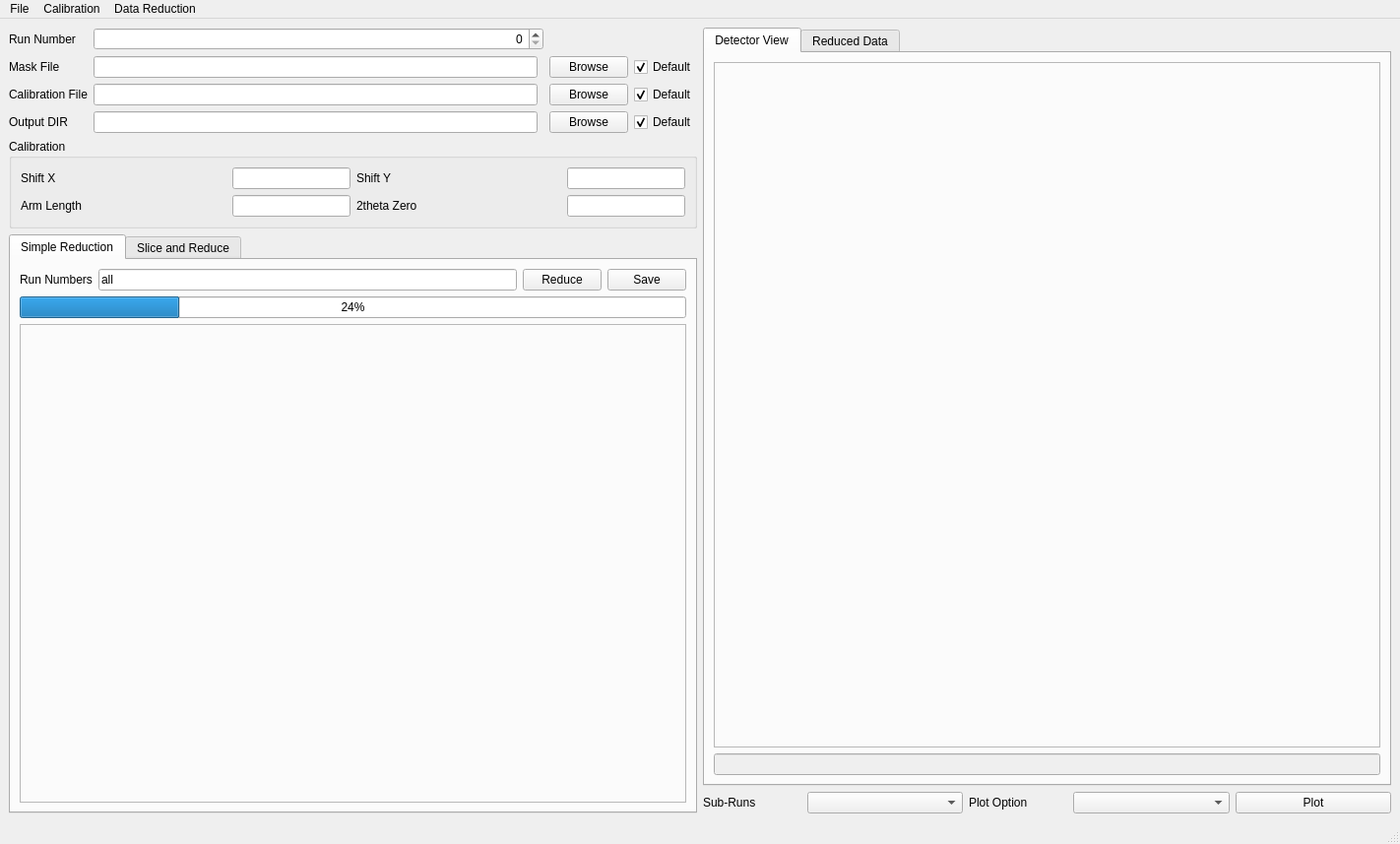
<?xml version="1.0" encoding="UTF-8"?>
<ui version="4.0">
 <class>MainWindow</class>
 <widget class="QMainWindow" name="MainWindow">
  <property name="geometry">
   <rect>
    <x>0</x>
    <y>0</y>
    <width>1422</width>
    <height>857</height>
   </rect>
  </property>
  <property name="windowTitle">
   <string>Data Manual Reduction</string>
  </property>
  <widget class="QWidget" name="centralwidget">
   <layout class="QHBoxLayout" name="horizontalLayout_3">
    <item>
     <layout class="QVBoxLayout" name="verticalLayout">
      <item>
       <layout class="QGridLayout" name="gridLayout">
        <item row="2" column="0">
         <widget class="QLabel" name="label_4">
          <property name="text">
           <string>Calibration File</string>
          </property>
         </widget>
        </item>
        <item row="3" column="0">
         <widget class="QLabel" name="label_5">
          <property name="text">
           <string>Output DIR</string>
          </property>
         </widget>
        </item>
        <item row="3" column="4">
         <widget class="QPushButton" name="pushButton_browseCalibrationFile">
          <property name="text">
           <string>Browse</string>
          </property>
         </widget>
        </item>
        <item row="2" column="4">
         <widget class="QPushButton" name="pushButton_browseOutputDir">
          <property name="text">
           <string>Browse</string>
          </property>
         </widget>
        </item>
        <item row="3" column="2">
         <widget class="QLineEdit" name="lineEdit_outputDirectory">
          <property name="sizePolicy">
           <sizepolicy hsizetype="Expanding" vsizetype="Fixed">
            <horstretch>0</horstretch>
            <verstretch>0</verstretch>
           </sizepolicy>
          </property>
         </widget>
        </item>
        <item row="2" column="2">
         <widget class="QLineEdit" name="lineEdit_calibrationFile">
          <property name="sizePolicy">
           <sizepolicy hsizetype="Expanding" vsizetype="Fixed">
            <horstretch>0</horstretch>
            <verstretch>0</verstretch>
           </sizepolicy>
          </property>
         </widget>
        </item>
        <item row="0" column="0">
         <widget class="QLabel" name="label_14">
          <property name="text">
           <string>Run Number</string>
          </property>
         </widget>
        </item>
        <item row="1" column="0">
         <widget class="QLabel" name="label">
          <property name="text">
           <string>Mask File</string>
          </property>
         </widget>
        </item>
        <item row="1" column="2">
         <widget class="QLineEdit" name="lineEdit_maskFile"/>
        </item>
        <item row="1" column="4">
         <widget class="QPushButton" name="pushButton_browseMaskFile">
          <property name="text">
           <string>Browse</string>
          </property>
         </widget>
        </item>
        <item row="0" column="2" colspan="2">
         <widget class="QSpinBox" name="spinBox_expNumber">
          <property name="layoutDirection">
           <enum>Qt::LeftToRight</enum>
          </property>
          <property name="alignment">
           <set>Qt::AlignRight|Qt::AlignTrailing|Qt::AlignVCenter</set>
          </property>
         </widget>
        </item>
        <item row="3" column="6">
         <widget class="QCheckBox" name="checkBox_defaultOutputDirectory">
          <property name="text">
           <string>Default</string>
          </property>
          <property name="checked">
           <bool>true</bool>
          </property>
         </widget>
        </item>
        <item row="2" column="6">
         <widget class="QCheckBox" name="checkBox_defaultMaskFile">
          <property name="text">
           <string>Default</string>
          </property>
          <property name="checked">
           <bool>true</bool>
          </property>
         </widget>
        </item>
        <item row="1" column="6">
         <widget class="QCheckBox" name="checkBox_defaultCalibrationFile">
          <property name="text">
           <string>Default</string>
          </property>
          <property name="checked">
           <bool>true</bool>
          </property>
         </widget>
        </item>
       </layout>
      </item>
      <item>
       <widget class="QGroupBox" name="groupBox">
        <property name="title">
         <string>Calibration</string>
        </property>
        <layout class="QGridLayout" name="gridLayout_2">
         <item row="0" column="1">
          <widget class="QLineEdit" name="lineEdit_17">
           <property name="sizePolicy">
            <sizepolicy hsizetype="Preferred" vsizetype="Fixed">
             <horstretch>0</horstretch>
             <verstretch>0</verstretch>
            </sizepolicy>
           </property>
           <property name="maximumSize">
            <size>
             <width>120</width>
             <height>16777215</height>
            </size>
           </property>
          </widget>
         </item>
         <item row="1" column="0">
          <widget class="QLabel" name="label_20">
           <property name="font">
            <font>
             <pointsize>9</pointsize>
            </font>
           </property>
           <property name="text">
            <string>Arm Length</string>
           </property>
          </widget>
         </item>
         <item row="0" column="0">
          <widget class="QLabel" name="label_21">
           <property name="font">
            <font>
             <pointsize>9</pointsize>
            </font>
           </property>
           <property name="text">
            <string>Shift X</string>
           </property>
          </widget>
         </item>
         <item row="1" column="1">
          <widget class="QLineEdit" name="lineEdit_15">
           <property name="sizePolicy">
            <sizepolicy hsizetype="Preferred" vsizetype="Fixed">
             <horstretch>0</horstretch>
             <verstretch>0</verstretch>
            </sizepolicy>
           </property>
           <property name="maximumSize">
            <size>
             <width>120</width>
             <height>16777215</height>
            </size>
           </property>
          </widget>
         </item>
         <item row="0" column="2">
          <widget class="QLabel" name="label_22">
           <property name="font">
            <font>
             <pointsize>9</pointsize>
            </font>
           </property>
           <property name="text">
            <string>Shift Y</string>
           </property>
          </widget>
         </item>
         <item row="1" column="2">
          <widget class="QLabel" name="label_25">
           <property name="font">
            <font>
             <pointsize>9</pointsize>
            </font>
           </property>
           <property name="text">
            <string>2theta Zero</string>
           </property>
          </widget>
         </item>
         <item row="0" column="3">
          <widget class="QLineEdit" name="lineEdit_13">
           <property name="sizePolicy">
            <sizepolicy hsizetype="Preferred" vsizetype="Fixed">
             <horstretch>0</horstretch>
             <verstretch>0</verstretch>
            </sizepolicy>
           </property>
           <property name="maximumSize">
            <size>
             <width>120</width>
             <height>16777215</height>
            </size>
           </property>
          </widget>
         </item>
         <item row="1" column="3">
          <widget class="QLineEdit" name="lineEdit_16">
           <property name="sizePolicy">
            <sizepolicy hsizetype="Preferred" vsizetype="Fixed">
             <horstretch>0</horstretch>
             <verstretch>0</verstretch>
            </sizepolicy>
           </property>
           <property name="maximumSize">
            <size>
             <width>120</width>
             <height>16777215</height>
            </size>
           </property>
          </widget>
         </item>
        </layout>
       </widget>
      </item>
      <item>
       <widget class="QTabWidget" name="tabWidget_reduceRuns">
        <property name="currentIndex">
         <number>0</number>
        </property>
        <widget class="QWidget" name="tab_4">
         <attribute name="title">
          <string>Simple Reduction</string>
         </attribute>
         <layout class="QVBoxLayout" name="verticalLayout_6">
          <item>
           <layout class="QVBoxLayout" name="verticalLayout_3">
            <item>
             <layout class="QHBoxLayout" name="horizontalLayout_4">
              <item>
               <widget class="QLabel" name="label_2">
                <property name="text">
                 <string>Run Numbers</string>
                </property>
               </widget>
              </item>
              <item>
               <widget class="QLineEdit" name="lineEdit_runNumbersList">
                <property name="sizePolicy">
                 <sizepolicy hsizetype="Expanding" vsizetype="Fixed">
                  <horstretch>0</horstretch>
                  <verstretch>0</verstretch>
                 </sizepolicy>
                </property>
                <property name="toolTip">
                 <string>&lt;html&gt;&lt;head/&gt;&lt;body&gt;&lt;p&gt;Experiment numbers in numpy convention:&lt;/p&gt;&lt;p&gt;a, b:c, d:e, f, ...&lt;/p&gt;&lt;/body&gt;&lt;/html&gt;</string>
                </property>
                <property name="text">
                 <string>all</string>
                </property>
               </widget>
              </item>
              <item>
               <widget class="QPushButton" name="pushButton_batchReduction">
                <property name="text">
                 <string>Reduce</string>
                </property>
               </widget>
              </item>
              <item>
               <widget class="QPushButton" name="pushButton_saveProject">
                <property name="text">
                 <string>Save</string>
                </property>
               </widget>
              </item>
             </layout>
            </item>
            <item>
             <widget class="QProgressBar" name="progressBar">
              <property name="value">
               <number>24</number>
              </property>
             </widget>
            </item>
            <item>
             <widget class="QFrame" name="frame_subRunInfoTable">
              <property name="sizePolicy">
               <sizepolicy hsizetype="Preferred" vsizetype="Expanding">
                <horstretch>0</horstretch>
                <verstretch>0</verstretch>
               </sizepolicy>
              </property>
              <property name="frameShape">
               <enum>QFrame::StyledPanel</enum>
              </property>
              <property name="frameShadow">
               <enum>QFrame::Raised</enum>
              </property>
             </widget>
            </item>
           </layout>
          </item>
         </layout>
        </widget>
        <widget class="QWidget" name="tab_slicereduce">
         <attribute name="title">
          <string>Slice and Reduce</string>
         </attribute>
         <layout class="QVBoxLayout" name="verticalLayout_4">
          <item>
           <layout class="QGridLayout" name="gridLayout_3">
            <item row="0" column="2">
             <widget class="QPushButton" name="pushButton_setToSliceExpNumber">
              <property name="text">
               <string>Set</string>
              </property>
             </widget>
            </item>
            <item row="0" column="3">
             <widget class="QComboBox" name="comboBox_sampleLogNames">
              <property name="sizePolicy">
               <sizepolicy hsizetype="Preferred" vsizetype="Fixed">
                <horstretch>0</horstretch>
                <verstretch>0</verstretch>
               </sizepolicy>
              </property>
             </widget>
            </item>
            <item row="0" column="0">
             <widget class="QLabel" name="label_10">
              <property name="text">
               <string>Run Number</string>
              </property>
             </widget>
            </item>
            <item row="0" column="1">
             <widget class="QLineEdit" name="lineEdit_runNumberToChopReduce">
              <property name="sizePolicy">
               <sizepolicy hsizetype="Expanding" vsizetype="Fixed">
                <horstretch>0</horstretch>
                <verstretch>0</verstretch>
               </sizepolicy>
              </property>
             </widget>
            </item>
           </layout>
          </item>
          <item>
           <layout class="QHBoxLayout" name="horizontalLayout">
            <item>
             <widget class="QLabel" name="label_6">
              <property name="text">
               <string>Starting Time</string>
              </property>
             </widget>
            </item>
            <item>
             <widget class="QLineEdit" name="lineEdit_chopStartTime">
              <property name="sizePolicy">
               <sizepolicy hsizetype="Preferred" vsizetype="Fixed">
                <horstretch>0</horstretch>
                <verstretch>0</verstretch>
               </sizepolicy>
              </property>
              <property name="toolTip">
               <string>&lt;html&gt;&lt;head/&gt;&lt;body&gt;&lt;p&gt;Relative starting time of the sliced data in unit of seconds&lt;/p&gt;&lt;/body&gt;&lt;/html&gt;</string>
              </property>
             </widget>
            </item>
            <item>
             <widget class="QLabel" name="label_7">
              <property name="text">
               <string>Stopping Time</string>
              </property>
             </widget>
            </item>
            <item>
             <widget class="QLineEdit" name="lineEdit_chopStopTime">
              <property name="sizePolicy">
               <sizepolicy hsizetype="Preferred" vsizetype="Fixed">
                <horstretch>0</horstretch>
                <verstretch>0</verstretch>
               </sizepolicy>
              </property>
              <property name="toolTip">
               <string>&lt;html&gt;&lt;head/&gt;&lt;body&gt;&lt;p&gt;Relative stopping time of the sliced data in unit of seconds&lt;/p&gt;&lt;/body&gt;&lt;/html&gt;</string>
              </property>
             </widget>
            </item>
            <item>
             <widget class="QPushButton" name="pushButton_chopReduce">
              <property name="text">
               <string>Slice &amp;&amp; Reduce</string>
              </property>
             </widget>
            </item>
           </layout>
          </item>
          <item>
           <layout class="QHBoxLayout" name="horizontalLayout_5">
            <item>
             <widget class="QRadioButton" name="radioButton_chopByTime">
              <property name="text">
               <string>By Time</string>
              </property>
             </widget>
            </item>
            <item>
             <widget class="QRadioButton" name="radioButton_chopAdvanced">
              <property name="text">
               <string>Advanced</string>
              </property>
             </widget>
            </item>
            <item>
             <widget class="QRadioButton" name="radioButton_chopByLogValue">
              <property name="text">
               <string>By Log Value</string>
              </property>
             </widget>
            </item>
           </layout>
          </item>
          <item>
           <widget class="QTabWidget" name="tabWidget_eventFilterSetup">
            <property name="enabled">
             <bool>true</bool>
            </property>
            <property name="currentIndex">
             <number>0</number>
            </property>
            <widget class="QWidget" name="tab">
             <attribute name="title">
              <string>By Time</string>
             </attribute>
             <layout class="QGridLayout" name="gridLayout_4">
              <item row="1" column="2">
               <widget class="QLineEdit" name="lineEdit_9">
                <property name="sizePolicy">
                 <sizepolicy hsizetype="Preferred" vsizetype="Fixed">
                  <horstretch>0</horstretch>
                  <verstretch>0</verstretch>
                 </sizepolicy>
                </property>
                <property name="toolTip">
                 <string>&lt;html&gt;&lt;head/&gt;&lt;body&gt;&lt;p&gt;Number of time slots between starting time and stopping time&lt;/p&gt;&lt;/body&gt;&lt;/html&gt;</string>
                </property>
               </widget>
              </item>
              <item row="0" column="2">
               <widget class="QLineEdit" name="lineEdit_timeStep">
                <property name="sizePolicy">
                 <sizepolicy hsizetype="Preferred" vsizetype="Fixed">
                  <horstretch>0</horstretch>
                  <verstretch>0</verstretch>
                 </sizepolicy>
                </property>
                <property name="toolTip">
                 <string>&lt;html&gt;&lt;head/&gt;&lt;body&gt;&lt;p&gt;Step of time to chop with in unit of second&lt;/p&gt;&lt;/body&gt;&lt;/html&gt;</string>
                </property>
               </widget>
              </item>
              <item row="0" column="1">
               <widget class="QRadioButton" name="radioButton_useTimeStep">
                <property name="text">
                 <string>Time Step</string>
                </property>
               </widget>
              </item>
              <item row="1" column="1">
               <widget class="QRadioButton" name="radioButton_useTimeResolution">
                <property name="text">
                 <string>Time Resolution</string>
                </property>
               </widget>
              </item>
              <item row="2" column="2">
               <spacer name="verticalSpacer">
                <property name="orientation">
                 <enum>Qt::Vertical</enum>
                </property>
                <property name="sizeHint" stdset="0">
                 <size>
                  <width>20</width>
                  <height>40</height>
                 </size>
                </property>
               </spacer>
              </item>
             </layout>
            </widget>
            <widget class="QWidget" name="tab_5">
             <attribute name="title">
              <string>By Sample Log Value</string>
             </attribute>
             <layout class="QGridLayout" name="gridLayout_5">
              <item row="1" column="0">
               <widget class="QLabel" name="label_8">
                <property name="text">
                 <string>Starting Log Value</string>
                </property>
               </widget>
              </item>
              <item row="1" column="3">
               <widget class="QLineEdit" name="lineEdit_stopLogValue">
                <property name="sizePolicy">
                 <sizepolicy hsizetype="Preferred" vsizetype="Fixed">
                  <horstretch>0</horstretch>
                  <verstretch>0</verstretch>
                 </sizepolicy>
                </property>
               </widget>
              </item>
              <item row="2" column="3">
               <widget class="QLineEdit" name="lineEdit_logValueResolution">
                <property name="sizePolicy">
                 <sizepolicy hsizetype="Preferred" vsizetype="Fixed">
                  <horstretch>0</horstretch>
                  <verstretch>0</verstretch>
                 </sizepolicy>
                </property>
                <property name="toolTip">
                 <string>&lt;html&gt;&lt;head/&gt;&lt;body&gt;&lt;p&gt;For monotonically increase or decrease log, it is the number of log value slots from minimum log value and maximum log value&lt;/p&gt;&lt;/body&gt;&lt;/html&gt;</string>
                </property>
               </widget>
              </item>
              <item row="0" column="0">
               <widget class="QLabel" name="label_logNameToSlice">
                <property name="text">
                 <string>[Log Name]</string>
                </property>
               </widget>
              </item>
              <item row="1" column="1">
               <widget class="QLineEdit" name="lineEdit_startLogValue">
                <property name="sizePolicy">
                 <sizepolicy hsizetype="Preferred" vsizetype="Fixed">
                  <horstretch>0</horstretch>
                  <verstretch>0</verstretch>
                 </sizepolicy>
                </property>
               </widget>
              </item>
              <item row="2" column="1">
               <widget class="QLineEdit" name="lineEdit_logValueStep">
                <property name="sizePolicy">
                 <sizepolicy hsizetype="Preferred" vsizetype="Fixed">
                  <horstretch>0</horstretch>
                  <verstretch>0</verstretch>
                 </sizepolicy>
                </property>
               </widget>
              </item>
              <item row="2" column="0">
               <widget class="QRadioButton" name="radioButton_useLogValueStep">
                <property name="text">
                 <string>Value Step</string>
                </property>
               </widget>
              </item>
              <item row="1" column="2">
               <widget class="QLabel" name="label_9">
                <property name="text">
                 <string>Stopping Log Value</string>
                </property>
               </widget>
              </item>
              <item row="2" column="2">
               <widget class="QRadioButton" name="radioButton_useLogValueResolution">
                <property name="text">
                 <string>Value Resolution</string>
                </property>
               </widget>
              </item>
              <item row="0" column="2">
               <widget class="QLabel" name="label_logValueMinMaxInfo">
                <property name="text">
                 <string>[Min = X, Max = X]</string>
                </property>
               </widget>
              </item>
              <item row="3" column="3">
               <spacer name="verticalSpacer_5">
                <property name="orientation">
                 <enum>Qt::Vertical</enum>
                </property>
                <property name="sizeHint" stdset="0">
                 <size>
                  <width>20</width>
                  <height>40</height>
                 </size>
                </property>
               </spacer>
              </item>
             </layout>
            </widget>
            <widget class="QWidget" name="tab_6">
             <attribute name="title">
              <string>Advanced Setup</string>
             </attribute>
             <layout class="QVBoxLayout" name="verticalLayout_5">
              <item>
               <widget class="QPushButton" name="pushButton_launchAdvSetupWindow">
                <property name="text">
                 <string>Launch Advanced Slicing Window</string>
                </property>
               </widget>
              </item>
              <item>
               <widget class="QTableView" name="tableView_slicers">
                <property name="sizePolicy">
                 <sizepolicy hsizetype="Preferred" vsizetype="Expanding">
                  <horstretch>0</horstretch>
                  <verstretch>0</verstretch>
                 </sizepolicy>
                </property>
               </widget>
              </item>
             </layout>
            </widget>
           </widget>
          </item>
         </layout>
        </widget>
       </widget>
      </item>
     </layout>
    </item>
    <item>
     <layout class="QVBoxLayout" name="verticalLayout_2">
      <item>
       <widget class="QTabWidget" name="tabWidget_View">
        <property name="currentIndex">
         <number>0</number>
        </property>
        <widget class="QWidget" name="tab_2">
         <attribute name="title">
          <string>Detector View</string>
         </attribute>
         <layout class="QGridLayout" name="gridLayout_9">
          <item row="0" column="0">
           <widget class="QFrame" name="frame_detectorView">
            <property name="frameShape">
             <enum>QFrame::StyledPanel</enum>
            </property>
            <property name="frameShadow">
             <enum>QFrame::Raised</enum>
            </property>
           </widget>
          </item>
          <item row="1" column="0">
           <widget class="QLineEdit" name="lineEdit_detViewInfo">
            <property name="enabled">
             <bool>false</bool>
            </property>
           </widget>
          </item>
         </layout>
        </widget>
        <widget class="QWidget" name="tab_3">
         <attribute name="title">
          <string>Reduced Data</string>
         </attribute>
         <layout class="QGridLayout" name="gridLayout_6">
          <item row="0" column="0">
           <widget class="QFrame" name="frame_diffractionView">
            <property name="frameShape">
             <enum>QFrame::StyledPanel</enum>
            </property>
            <property name="frameShadow">
             <enum>QFrame::Raised</enum>
            </property>
           </widget>
          </item>
         </layout>
        </widget>
       </widget>
      </item>
      <item>
       <layout class="QHBoxLayout" name="horizontalLayout_2">
        <item>
         <widget class="QLabel" name="label_11">
          <property name="maximumSize">
           <size>
            <width>100</width>
            <height>16777215</height>
           </size>
          </property>
          <property name="text">
           <string>Sub-Runs</string>
          </property>
         </widget>
        </item>
        <item>
         <widget class="QComboBox" name="comboBox_sub_runs"/>
        </item>
        <item>
         <widget class="QLabel" name="label_13">
          <property name="maximumSize">
           <size>
            <width>100</width>
            <height>16777215</height>
           </size>
          </property>
          <property name="text">
           <string>Plot Option</string>
          </property>
         </widget>
        </item>
        <item>
         <widget class="QComboBox" name="comboBox_plotSelection">
          <property name="toolTip">
           <string>&lt;html&gt;&lt;head/&gt;&lt;body&gt;&lt;p&gt;For chopped run only!&lt;/p&gt;&lt;/body&gt;&lt;/html&gt;</string>
          </property>
         </widget>
        </item>
        <item>
         <widget class="QPushButton" name="pushButton_plotDetView">
          <property name="text">
           <string>Plot</string>
          </property>
         </widget>
        </item>
       </layout>
      </item>
     </layout>
    </item>
   </layout>
  </widget>
  <widget class="QMenuBar" name="menubar">
   <property name="geometry">
    <rect>
     <x>0</x>
     <y>0</y>
     <width>1422</width>
     <height>22</height>
    </rect>
   </property>
   <widget class="QMenu" name="menuQuit">
    <property name="title">
     <string>File</string>
    </property>
    <addaction name="actionLoad_nexus_file"/>
    <addaction name="actionLoad_Project_File"/>
    <addaction name="actionLoad_Image"/>
    <addaction name="separator"/>
    <addaction name="actionSave_Project_File"/>
    <addaction name="separator"/>
    <addaction name="actionQuit"/>
   </widget>
   <widget class="QMenu" name="menuEdit">
    <property name="title">
     <string>Calibration</string>
    </property>
    <addaction name="actionEdit_Calibrations"/>
    <addaction name="actionFix_Calibrations"/>
   </widget>
   <widget class="QMenu" name="menuData_Reduction">
    <property name="title">
     <string>Data Reduction</string>
    </property>
    <addaction name="actionLoad_Instrument"/>
   </widget>
   <addaction name="menuQuit"/>
   <addaction name="menuEdit"/>
   <addaction name="menuData_Reduction"/>
  </widget>
  <widget class="QStatusBar" name="statusbar"/>
  <action name="actionQuit">
   <property name="text">
    <string>Quit</string>
   </property>
  </action>
  <action name="actionLoad_Image">
   <property name="text">
    <string>Load Image ...</string>
   </property>
  </action>
  <action name="actionEdit_Calibrations">
   <property name="text">
    <string>Edit Calibrations</string>
   </property>
  </action>
  <action name="actionFix_Calibrations">
   <property name="text">
    <string>Fix Calibrations</string>
   </property>
  </action>
  <action name="actionLoad_Instrument">
   <property name="text">
    <string>Load Instrument</string>
   </property>
  </action>
  <action name="actionLoad_Project_File">
   <property name="text">
    <string>Load Project File ...</string>
   </property>
  </action>
  <action name="actionLoad_nexus_file">
   <property name="text">
    <string>Load NeXus File ...</string>
   </property>
  </action>
  <action name="actionSave_Project_File">
   <property name="text">
    <string>Save Project File ...</string>
   </property>
  </action>
 </widget>
 <resources/>
 <connections/>
</ui>
